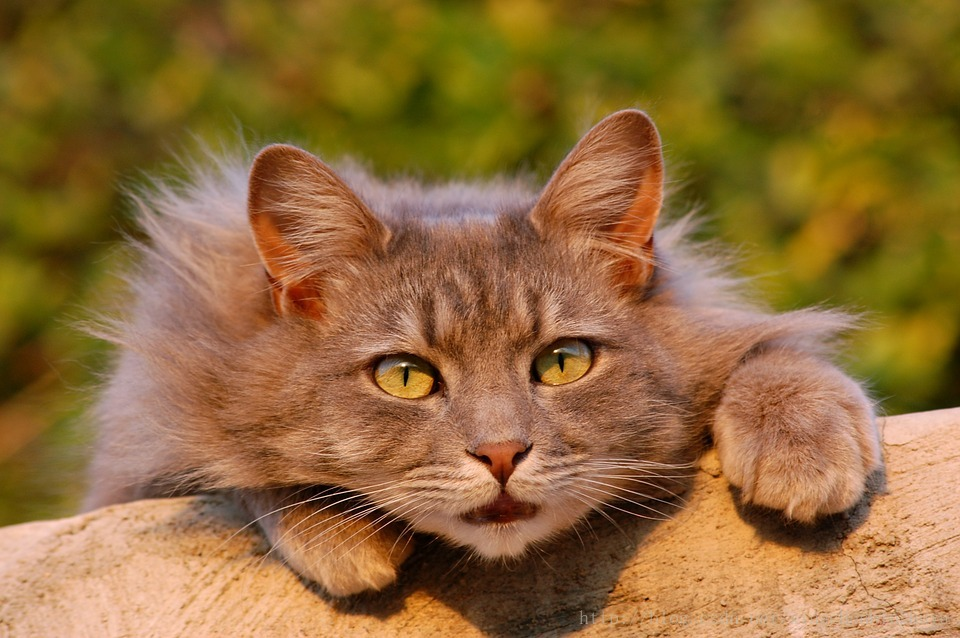
#> input picture 合格的CV工程师/实战篇/opencv/10-gabor/cat1.jpg, 960 x 638 px
$ python main.py
#> lines starting #> are read from the running program, lines starting #| are printed output that depends on the picture
### 合格的CV工程师/实战篇/opencv/10-gabor/common.py
#!/usr/bin/env python

'''
This module contains some common routines used by other samples.
'''

# Python 2/3 compatibility
from __future__ import print_function
import sys
PY3 = sys.version_info[0] == 3

if PY3:
    from functools import reduce

import numpy as np
import cv2 as cv

# built-in modules
import os
import itertools as it
from contextlib import contextmanager

image_extensions = ['.bmp', '.jpg', '.jpeg', '.png', '.tif', '.tiff', '.pbm', '.pgm', '.ppm']

class Bunch(object):
    def __init__(self, **kw):
        self.__dict__.update(kw)
    def __str__(self):
        return str(self.__dict__)

# [4 lines left out: function splitfn, not called in this run]

def anorm2(a):
    return (a*a).sum(-1)
def anorm(a):
    return np.sqrt( anorm2(a) )

# [44 lines left out: functions homotrans, to_rect, rect2rect_mtx, lookat, mtx2rvec, draw_str, not called in this run]

class Sketcher:
    # [8 lines left out: function __init__, not called in this run]

    def show(self):
        cv.imshow(self.windowname, self.dests[0])

    # [13 lines left out: function on_mouse, not called in this run]


# palette data from matplotlib/_cm.py
_jet_data =   {'red':   ((0., 0, 0), (0.35, 0, 0), (0.66, 1, 1), (0.89,1, 1),
                         (1, 0.5, 0.5)),
               'green': ((0., 0, 0), (0.125,0, 0), (0.375,1, 1), (0.64,1, 1),
                         (0.91,0,0), (1, 0, 0)),
               'blue':  ((0., 0.5, 0.5), (0.11, 1, 1), (0.34, 1, 1), (0.65,0, 0),
                         (1, 0, 0))}

cmap_data = { 'jet' : _jet_data }

# [14 lines left out: function make_cmap, not called in this run]

def nothing(*arg, **kw):
    pass

def clock():
    return cv.getTickCount() / cv.getTickFrequency()

@contextmanager
def Timer(msg):
    print(msg, '...',)
    start = clock()
    try:
        yield
    finally:
        print("%.2f ms" % ((clock()-start)*1000))

class StatValue:
    def __init__(self, smooth_coef = 0.5):
        self.value = None
        self.smooth_coef = smooth_coef
    # [6 lines left out: function update, not called in this run]

class RectSelector:
    # [31 lines left out: functions __init__, onmouse, draw, not called in this run]
    @property
    def dragging(self):
        return self.drag_rect is not None


# [24 lines left out: functions grouper, mosaic, not called in this run]

def getsize(img):
    h, w = img.shape[:2]
    return w, h

def mdot(*args):
    return reduce(np.dot, args)

# [4 lines left out: function draw_keypoints, not called in this run]

### 合格的CV工程师/实战篇/opencv/10-gabor/main.py
from __future__ import print_function

import numpy as np
import cv2 as cv
from multiprocessing.pool import ThreadPool

# 创建滤波器（们）
def build_filters(a=31):
    filters = []
    ksize = a
    print(ksize)
    # 此处创建16个滤波器，只有getGaborKernel的第三个参数theta不同。
    for theta in np.arange(0, np.pi, np.pi / 2):
        kern = cv.getGaborKernel((ksize, ksize), 4.0, theta, 10.0, 0.5, 0, ktype=cv.CV_32F)
        kern /= 1.5*kern.sum()
        filters.append(kern)
    return filters

# 单线程处理
def process(img, filters):
    # zeros_like：返回和输入大小相同，类型相同，用0填满的数组
    accum = np.zeros_like(img)
    for kern in filters:
        fimg = cv.filter2D(img, cv.CV_8UC1, kern)
        # 查看使用不同滤波器之后的效果，便于加深理解
        # cv.imshow('fimg',fimg)
        # cv.waitKey(0)
        # maximum：逐位比较取其大
        np.maximum(accum, fimg, accum)
    return accum

# 多线程处理，threadn = 8
def process_threaded(img, filters, threadn = 8):
    accum = np.zeros_like(img)
    def f(kern):
        return cv.filter2D(img, cv.CV_8UC3, kern)
    pool = ThreadPool(processes=threadn)
    for fimg in pool.imap_unordered(f, filters):
        np.maximum(accum, fimg, accum)
    return accum


def nothing(x):
    pass


if __name__ == '__main__':
    import sys
    from common import Timer

    # 输出文件开头由''' '''包含的注释内容
    print(__doc__)

    try:
        img_fn = sys.argv[1]
    except:
        img_fn = 'cat1.jpg'

    img = cv.imread(img_fn,0)
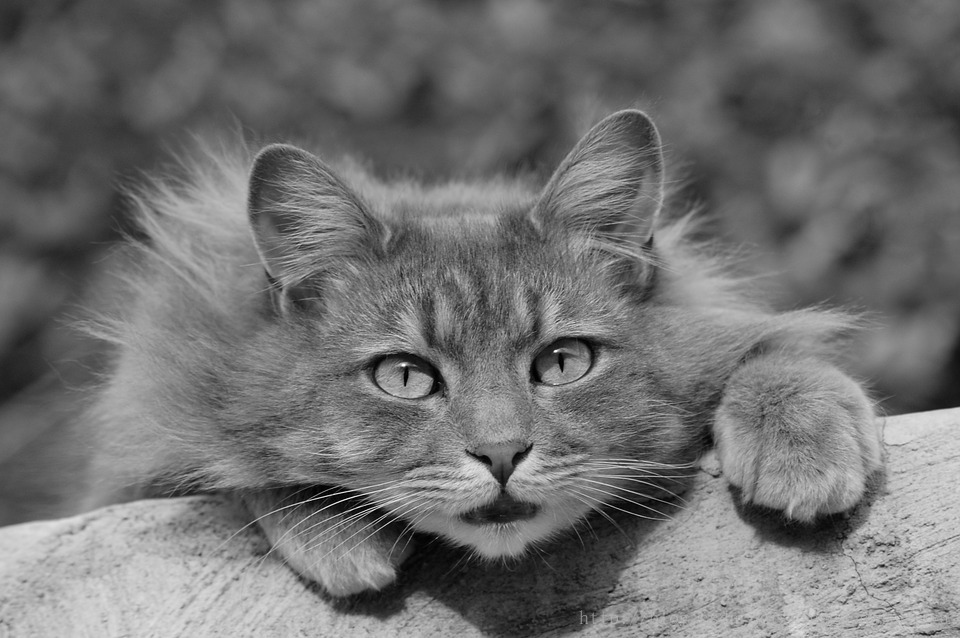
#> img: shape (638, 960); min 0, max 252, mean 112.9
    # 判断图片是否读取成功
    if img is None:
        print('Failed to load image file:', img_fn)
        sys.exit(1)

    # 增加滑动条
    cv.namedWindow('result')
    cv.createTrackbar('a', 'result', 0, 60, nothing)

    tmp =-1


    while True:

        a = cv.getTrackbarPos('a', 'result')

        # print("a:",a)

        if a == tmp:
            cv.imshow('result', res2)
            if cv.waitKey(1) == 27:
                break
            elif cv.waitKey(1) == ord('s'):

                cv.imwrite('./res-' + str(a) + '.jpg', res2)
                print("save result!")
                s = 0
            continue


        tmp = a

        filters = build_filters(a)

        with Timer('running single-threaded'):
            res1 = process(img, filters)
#> the loop in process, `for kern in filters:` made 2 passes
#> pass 1, in process, `fimg = cv.filter2D(img, cv.CV_8UC1, kern)`:
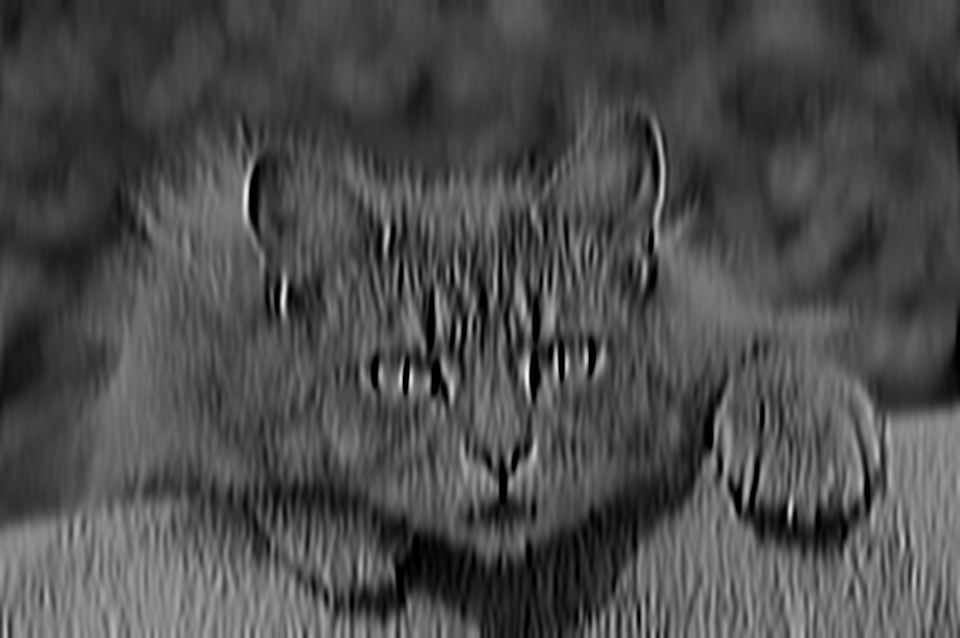
#> fimg: shape (638, 960); min 0, max 247, mean 75.5
#> pass 2, in process, `fimg = cv.filter2D(img, cv.CV_8UC1, kern)`:
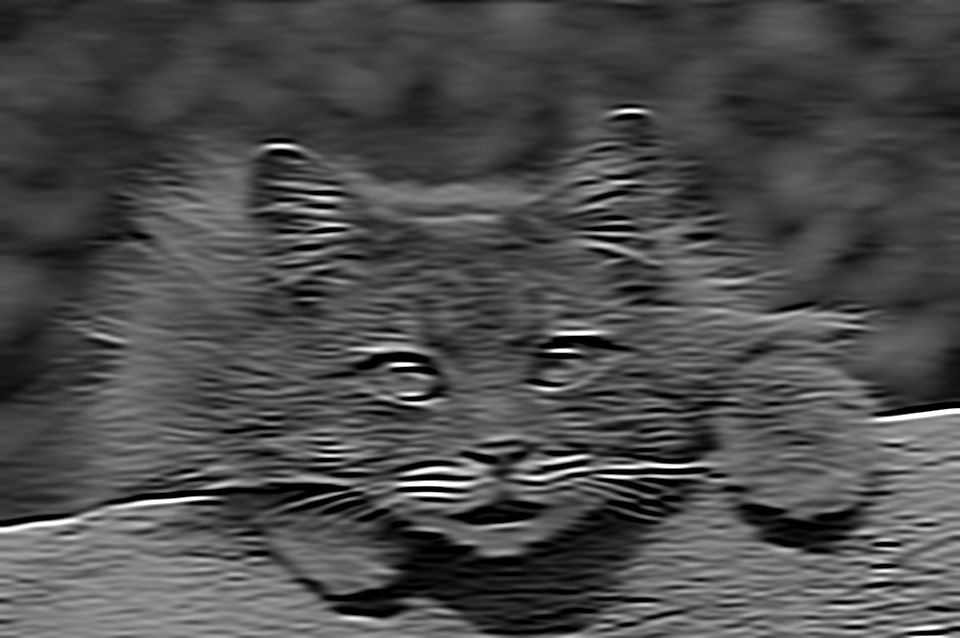
#> fimg: shape (638, 960); min 0, max 255, mean 76.1
#> after the loop in process, `for kern in filters:`:
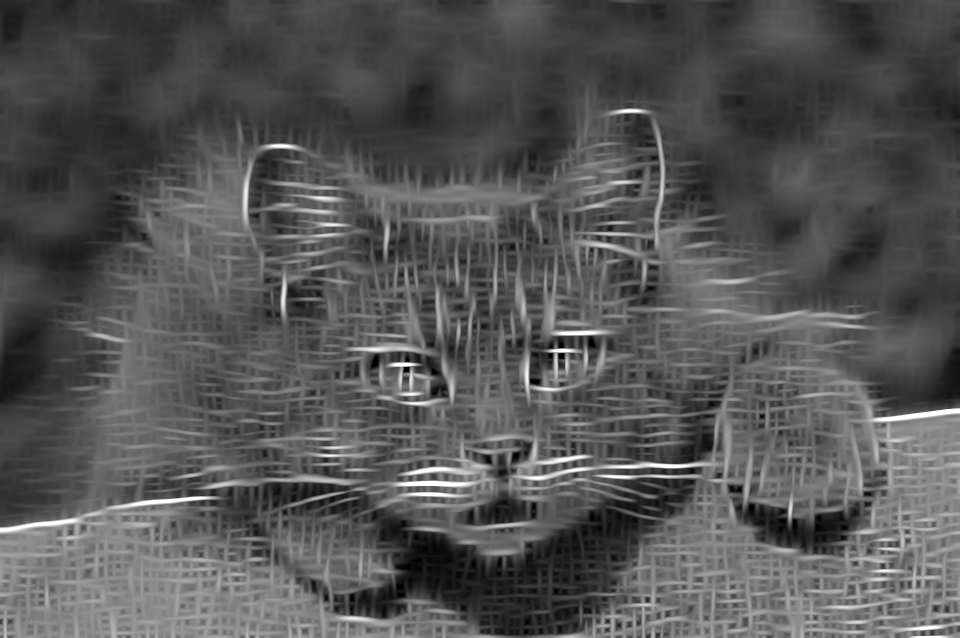
#> accum: shape (638, 960); min 0, max 255, mean 85.1
        with Timer('running multi-threaded'):
            res2 = process_threaded(img, filters)
#> in process_threaded, `accum = np.zeros_like(img)`: accum: shape (638, 960); every value is 0

        print('res1 == res2: ', (res1 == res2).all())
#| res1 == res2:  True

        # cv.imshow('img', img)
        cv.imshow('result', res2)

        if cv.waitKey(1) == 27:
#> (key Esc is pressed here)
            break
    cv.destroyAllWindows()
